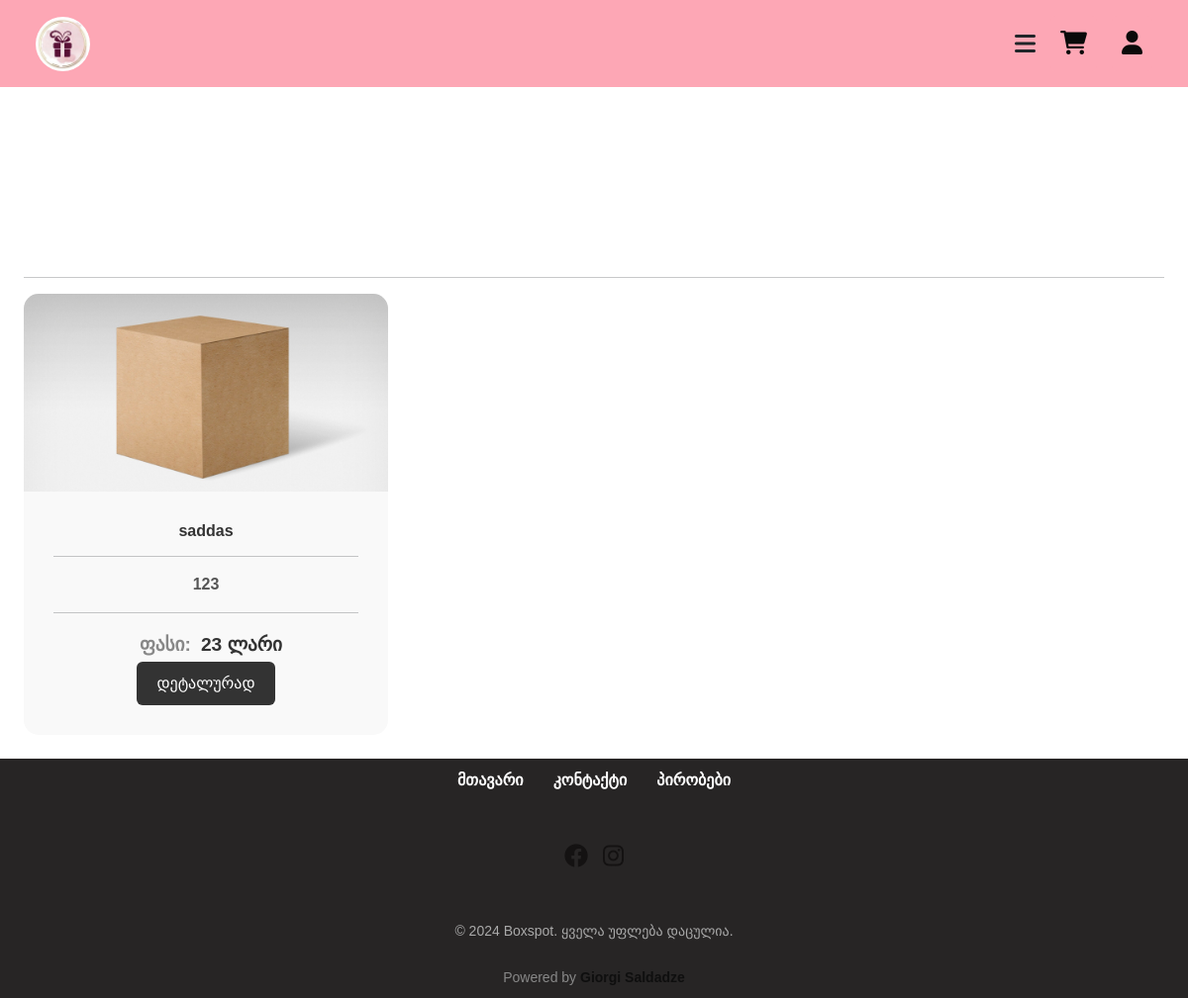
Screenshot of /products/box with the database file from the repository.
### src/models/products.py (models this page shows)
class Prod(db.Model,UserMixin):
    __tablename__ = "products"
    id =db.Column(db.Integer, primary_key = True)
    name = db.Column(db.String, nullable = False)
    description = db.Column(db.String, nullable = False)
    category = db.Column(db.String, nullable = False)
    price = db.Column(db.Integer, nullable = False)
    image = db.Column(db.String, nullable = False)

### src/views/products/routes.py (the view)
@products_blueprint.route("/products/<category>")
def products(category):
    prod = Prod.query.filter_by(category=category).all()
    return render_template("product.html", prod=prod)

### src/templates/products/product.html (shortened to what this page needs)
{% extends "layouts/base.html" %}
{% block body %}
<div class="container-fluid content mt-3">
    <hr>
    <div class="row">
        {% for product in prod %}
        <div class="col-md-4 mb-4 d-flex justify-content-center">
            <div class="card" style="width: 100%;">
                <img src="{{ url_for('static', filename='uploads/' ~ product.image) }}" class="card-img-top" alt="{{ product.name }}" data-bs-toggle="modal" data-bs-target="#imageModal" onclick="showImage('{{ url_for('static', filename='uploads/' ~ product.image) }}')">
                <div class="card-body">
                    <h5 class="card-title">{{ product.name }}</h5>
                    <hr>
                   <b> <p class="card-text">{{ product.description }}</p></b>
                    <hr>
                    <div class="price-container">
                        <span class="price-label">ფასი:</span>
                        <span class="price-value">{{ product.price }} ლარი</span>
                    </div>
                    <a href="{{ url_for('products.product_detail', product_id=product.id) }}" class="btn btn-dark">დეტალურად</a>
                </div>
            </div>
        </div>
        {% endfor %}
    </div>
</div>
{% endblock %}

### src/templates/layouts/base.html (style rules this page uses)
body { background-color: #fff0f0; color: rgb(10, 10, 10); margin: 0; padding: 0; display: flex; flex-direction: column; min-height: 100vh; }
.content { flex: 1; padding-top: 80px; }

### src/templates/layouts/navbar.html (style rules this page uses)
body { margin: 0; font-family: Helvetica, sans-serif; }
* { box-sizing: border-box; }

### src/templates/products/product.html (style rules this page uses)
.card { transition: transform 0.5s ease, box-shadow 0.5s ease; border: none; border-radius: 15px; overflow: hidden; background: #f9f9f9; }
.card-img-top { width: 100%; height: 200px; object-fit: cover; transition: transform 0.3s ease; cursor: pointer; }
.card-body { padding: 30px; text-align: center; }
.card-title { font-size: 1rem; font-weight: 700; margin-bottom: 15px; color: #333; transition: color 0.3s ease, transform 0.3s ease; }
.card-text { font-size: 1rem; line-height: 1.5; color: #555; margin-bottom: 20px; transition: color 0.3s ease, transform 0.3s ease; }
.price-container { margin-top: 10px; display: flex; justify-content: center; align-items: center; gap: 10px; }
.price-label { font-size: 1.2rem; font-weight: 600; color: #888; transition: color 0.3s ease; }
.price-value { font-size: 1.2rem; font-weight: 700; color: #333; transition: color 0.3s ease, transform 0.3s ease; }
.btn-dark { background-color: #333; border: none; padding: 10px 20px; transition: background-color 0.3s ease, transform 0.3s ease; }

### rows the page displays
Prod: image (picture), name "saddas", description "123", price "23"
